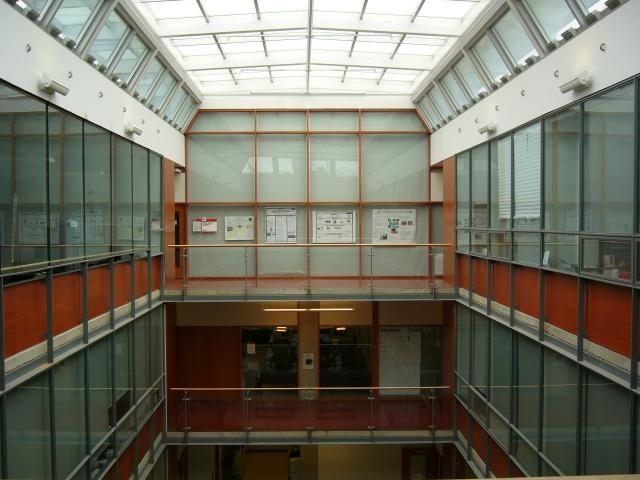
#> input picture ComputerVisionSuite/1.jpg, 640 x 480 px
$ python FundamentalMatrix.py 1.jpg 1a.JPG   (Python 2 division)
#> lines starting #> are read from the running program, lines starting #| are printed output that depends on the picture; after the words box and inside, x2 and y2 are one past the last pixel; in counts of white or black regions, pixels touching at a corner belong together
'''
Created on Feb 12, 2017

@author: sagar
'''

import os
import sys
import cv2
import numpy as np
import math
from matplotlib import pyplot as plt


def drawMatches(img1, kp1, img2, kp2, matches):


    rows1 = img1.shape[0]
    cols1 = img1.shape[1]
    rows2 = img2.shape[0]
    cols2 = img2.shape[1]

    out = np.zeros((max([rows1,rows2]),cols1+cols2,3), dtype='uint8')

    out[:rows1,:cols1] = np.dstack([img1, img1, img1])

    out[:rows2,cols1:] = np.dstack([img2, img2, img2])

    for mat in matches:

        img1_idx = mat.queryIdx
        img2_idx = mat.trainIdx

        (x1,y1) = kp1[img1_idx].pt
        (x2,y2) = kp2[img2_idx].pt

        cv2.circle(out, (int(x1),int(y1)), 4, (255, 0, 0), 1)
        cv2.circle(out, (int(x2)+cols1,int(y2)), 4, (255, 0, 0), 1)

        cv2.line(out, (int(x1),int(y1)), (int(x2)+cols1,int(y2)), (255, 0, 0), 1)

    return out


img1 = cv2.imread(sys.argv[1].strip(),0)  #queryimage # left image
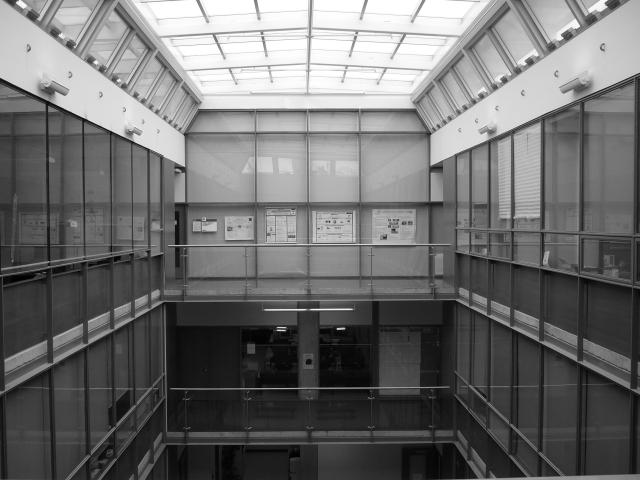
#> img1: shape (480, 640); min 0, max 255, mean 110.4
img2 = cv2.imread(sys.argv[2].strip(),0) #trainimage # right image
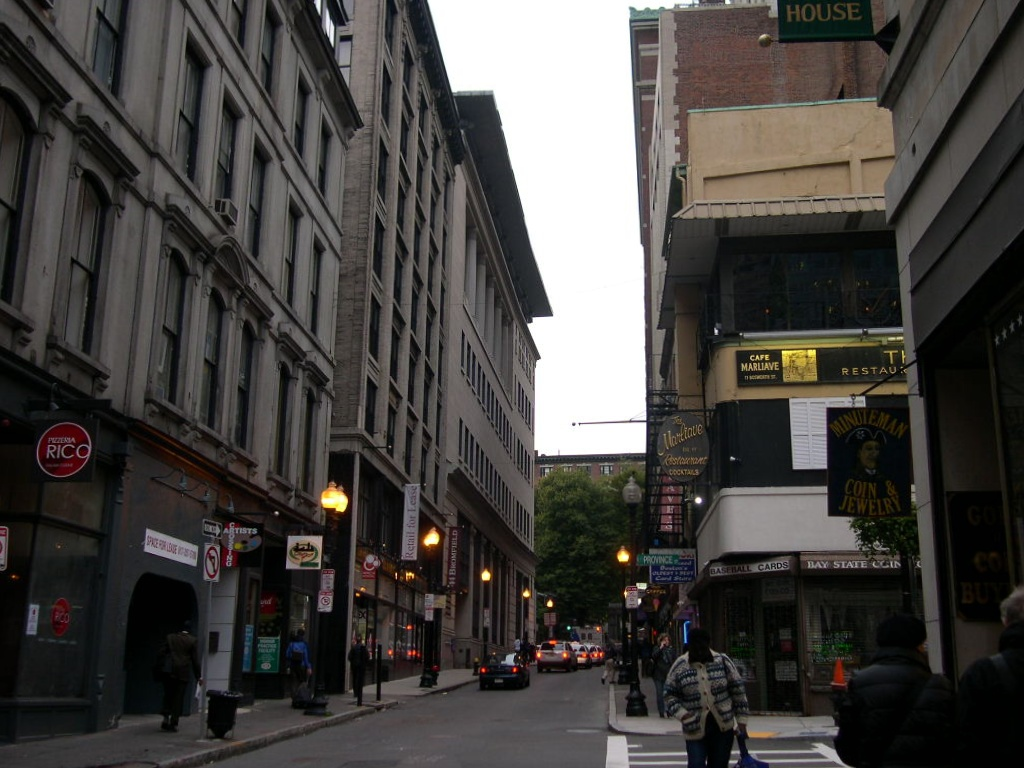
#> input picture ComputerVisionSuite/1a.JPG, 1024 x 768 px
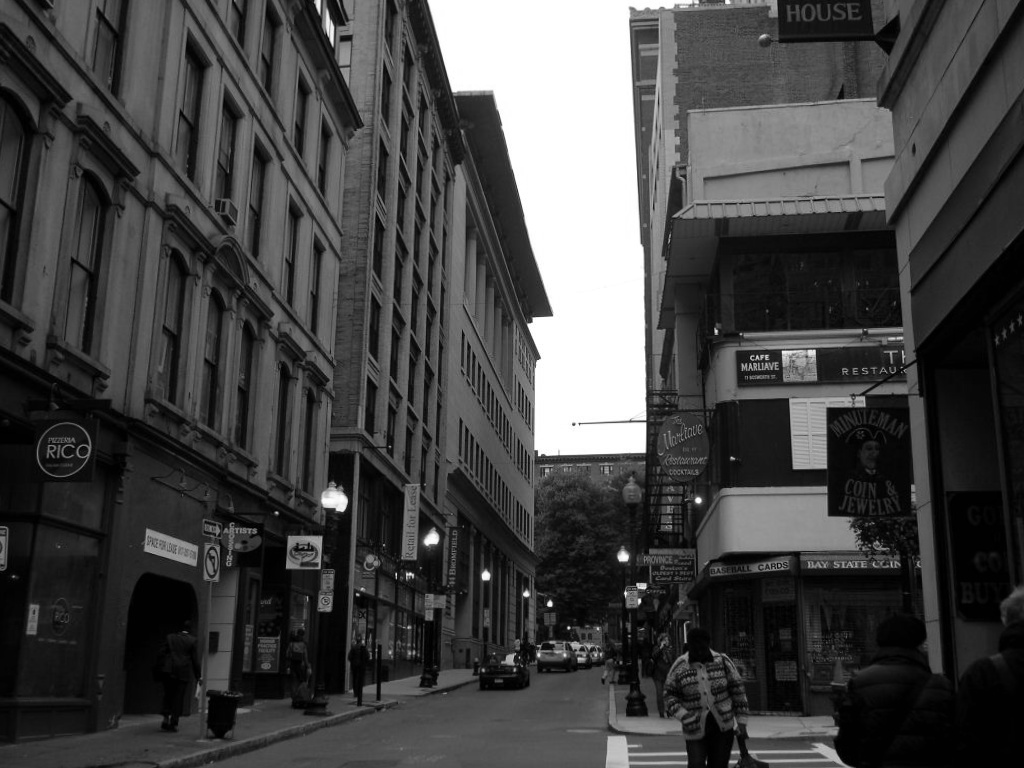
#> img2: shape (768, 1024); min 0, max 255, mean 67.8

detector = cv2.FeatureDetector_create("SIFT")    # SURF, FAST, SIFT
descriptor = cv2.DescriptorExtractor_create("SIFT") # SURF, SIFT

kp1 = detector.detect(img1)
#> kp1 = 1361 keypoints; strongest (x, y, size): (343, 328, 1.8), (568, 36, 7), (530, 62, 5.5), (504, 80, 4.5)
kp2 = detector.detect(img2)
#> kp2 = 3730 keypoints; strongest (x, y, size): (550, 604, 3.9), (486, 576, 6.3), (623, 557, 7.5), (432, 539, 9.1)

k1, des1 = descriptor.compute(img1,kp1)
#> k1 has the same summary as kp1
k2, des2 = descriptor.compute(img2,kp2)
#> k2 has the same summary as kp2

# BFMatcher with default params
bf = cv2.BFMatcher()
#matches = bf.match(des1,des2)

matches = bf.knnMatch(des1,des2, k=2)
#> matches = 1361 matches

a_list = []
# Apply ratio test
for m,n in matches:
    a_list.append(m)
#> after the loop, a_list = 1361 matches

matches = sorted(a_list, key = lambda x:x.distance)

img3 = drawMatches(img1,kp1,img2,kp2,matches[:200])
#> in drawMatches, `out[:rows1,:cols1] = np.dstack([img1, img1, img1])`:
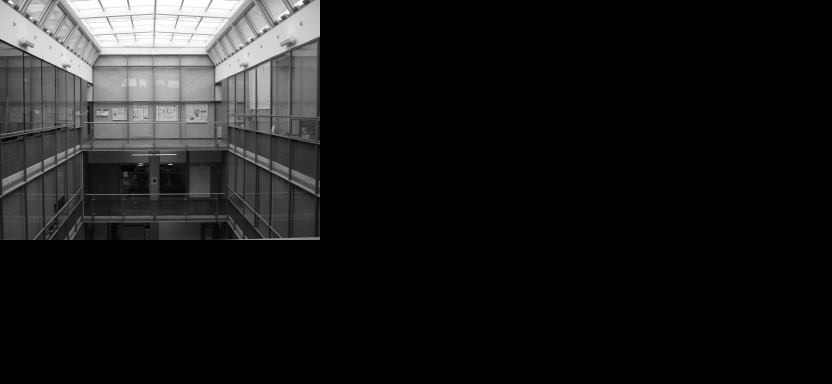
#> out: shape (768, 1664, 3) (shown at 1/2 size); min 0, max 255, mean 26.5
#> in drawMatches, `out[:rows2,cols1:] = np.dstack([img2, img2, img2])`:
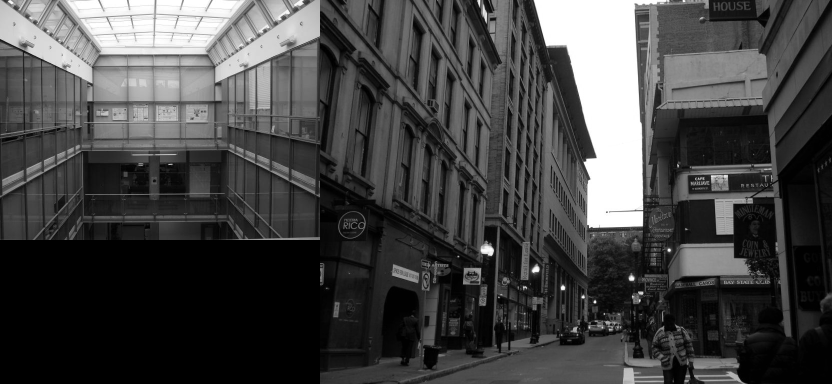
#> out: shape (768, 1664, 3) (shown at 1/2 size); min 0, max 255, mean 68.3
#> the loop in drawMatches, `for mat in matches: ` made 200 passes
#> (img1_idx, img2_idx, x1, y1, x2, y2) on passes 1 to 3: (765, 3079, 404.4, 274.5, 762.4, 169.1), (1146, 3079, 515.6, 180.1, 762.4, 169.1), (473, 2968, 209.9, 275, 722.5, 173.3)
#> after the loop in drawMatches, `for mat in matches:`:
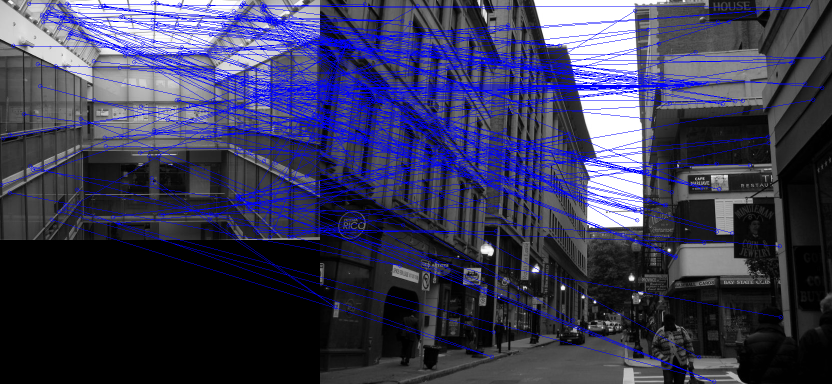
#> out: shape (768, 1664, 3) (shown at 1/2 size); 10.77% of pixels changed, all inside (x1, y1, x2, y2) = (0, 1, 1651, 768); drawn as B, G, R

plt.imshow(img3)
plt.show()

src_pts = np.float32([ kp1[m.queryIdx].pt for m in a_list ]).reshape(-1,1,2)
#> src_pts = 1361 rows, first 8: [2.96, 369.6], [2.98, 389.2], [3.16, 394.9], [5.19, 271.5], [5.68, 360.3], [6.52, 276.9], [7.24, 6.31], [9.45, 385.3]
dst_pts = np.float32([ kp2[m.trainIdx].pt for m in a_list ]).reshape(-1,1,2)
#> dst_pts = 1361 rows, first 8: [99.8, 129.6], [327.3, 379.9], [683.6, 620.8], [330.4, 74.83], [528.9, 325.1], [656.6, 59.58], [567.7, 670.8], [887.9, 216.9]
F, mask = cv2.findFundamentalMat(src_pts, dst_pts, cv2.RANSAC, 5.0)
#> F = [[-2.64e-06, -1.75e-05, 0.00582], [1.27e-05, 3.73e-05, -0.015], [0.000467, -0.00423, 1]]; mask = 1361 values, max 1 at index 22, min 0 at index 0, mean 0.0294

print F
#| [[-2.63766036e-06 -1.75263894e-05  5.81655201e-03]
#|  [ 1.26775754e-05  3.73041206e-05 -1.49626029e-02]
#|  [ 4.67139903e-04 -4.22888763e-03  1.00000000e+00]]
